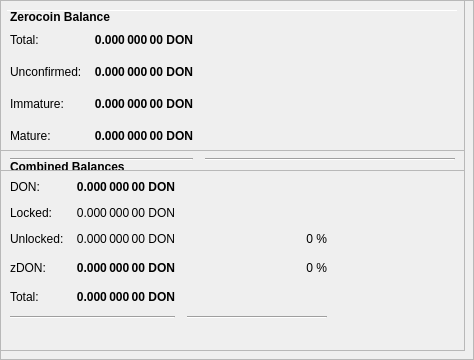
        <widget class="QFrame" name="frameObfuscation">
         <property name="minimumSize">
          <size>
           <width>0</width>
           <height>350</height>
          </size>
         </property>
         <property name="layoutDirection">
          <enum>Qt::LeftToRight</enum>
         </property>
         <property name="frameShape">
          <enum>QFrame::StyledPanel</enum>
         </property>
         <property name="frameShadow">
          <enum>QFrame::Raised</enum>
         </property>
         <widget class="QPushButton" name="runAutoDenom">
          <property name="geometry">
           <rect>
            <x>251</x>
            <y>17</y>
            <width>1</width>
            <height>1</height>
           </rect>
          </property>
          <property name="palette">
           <palette>
            <active>
             <colorrole role="WindowText">
              <brush brushstyle="SolidPattern">
               <color alpha="255">
                <red>0</red>
                <green>0</green>
                <blue>0</blue>
               </color>
              </brush>
             </colorrole>
             <colorrole role="Button">
              <brush brushstyle="SolidPattern">
               <color alpha="255">
                <red>239</red>
                <green>238</green>
                <blue>238</blue>
               </color>
              </brush>
             </colorrole>
             <colorrole role="Light">
              <brush brushstyle="SolidPattern">
               <color alpha="255">
                <red>255</red>
                <green>255</green>
                <blue>255</blue>
               </color>
              </brush>
             </colorrole>
             <colorrole role="Midlight">
              <brush brushstyle="SolidPattern">
               <color alpha="255">
                <red>247</red>
                <green>246</green>
                <blue>246</blue>
               </color>
              </brush>
             </colorrole>
             <colorrole role="Dark">
              <brush brushstyle="SolidPattern">
               <color alpha="255">
                <red>119</red>
                <green>119</green>
                <blue>119</blue>
               </color>
              </brush>
             </colorrole>
             <colorrole role="Mid">
              <brush brushstyle="SolidPattern">
               <color alpha="255">
                <red>159</red>
                <green>159</green>
                <blue>159</blue>
               </color>
              </brush>
             </colorrole>
             <colorrole role="Text">
              <brush brushstyle="SolidPattern">
               <color alpha="255">
                <red>0</red>
                <green>0</green>
                <blue>0</blue>
               </color>
              </brush>
             </colorrole>
             <colorrole role="BrightText">
              <brush brushstyle="SolidPattern">
               <color alpha="255">
                <red>255</red>
                <green>255</green>
                <blue>255</blue>
               </color>
              </brush>
             </colorrole>
             <colorrole role="ButtonText">
              <brush brushstyle="SolidPattern">
               <color alpha="255">
                <red>0</red>
                <green>0</green>
                <blue>0</blue>
               </color>
              </brush>
             </colorrole>
             <colorrole role="Base">
              <brush brushstyle="SolidPattern">
               <color alpha="255">
                <red>255</red>
                <green>255</green>
                <blue>255</blue>
               </color>
              </brush>
             </colorrole>
             <colorrole role="Window">
              <brush brushstyle="SolidPattern">
               <color alpha="255">
                <red>239</red>
                <green>238</green>
                <blue>238</blue>
               </color>
              </brush>
             </colorrole>
             <colorrole role="Shadow">
              <brush brushstyle="SolidPattern">
               <color alpha="255">
                <red>0</red>
                <green>0</green>
                <blue>0</blue>
               </color>
              </brush>
             </colorrole>
             <colorrole role="AlternateBase">
              <brush brushstyle="SolidPattern">
               <color alpha="255">
                <red>247</red>
                <green>246</green>
                <blue>246</blue>
               </color>
              </brush>
             </colorrole>
             <colorrole role="ToolTipBase">
              <brush brushstyle="SolidPattern">
               <color alpha="255">
                <red>255</red>
                <green>255</green>
                <blue>220</blue>
               </color>
              </brush>
             </colorrole>
             <colorrole role="ToolTipText">
              <brush brushstyle="SolidPattern">
               <color alpha="255">
                <red>0</red>
                <green>0</green>
                <blue>0</blue>
               </color>
              </brush>
             </colorrole>
            </active>
            <inactive>
             <colorrole role="WindowText">
              <brush brushstyle="SolidPattern">
               <color alpha="255">
                <red>0</red>
                <green>0</green>
                <blue>0</blue>
               </color>
              </brush>
             </colorrole>
             <colorrole role="Button">
              <brush brushstyle="SolidPattern">
               <color alpha="255">
                <red>239</red>
                <green>238</green>
                <blue>238</blue>
               </color>
              </brush>
             </colorrole>
             <colorrole role="Light">
              <brush brushstyle="SolidPattern">
               <color alpha="255">
                <red>255</red>
                <green>255</green>
                <blue>255</blue>
               </color>
              </brush>
             </colorrole>
             <colorrole role="Midlight">
              <brush brushstyle="SolidPattern">
               <color alpha="255">
                <red>247</red>
                <green>246</green>
                <blue>246</blue>
               </color>
              </brush>
             </colorrole>
             <colorrole role="Dark">
              <brush brushstyle="SolidPattern">
               <color alpha="255">
                <red>119</red>
                <green>119</green>
                <blue>119</blue>
               </color>
              </brush>
             </colorrole>
             <colorrole role="Mid">
              <brush brushstyle="SolidPattern">
               <color alpha="255">
                <red>159</red>
                <green>159</green>
                <blue>159</blue>
               </color>
              </brush>
             </colorrole>
             <colorrole role="Text">
              <brush brushstyle="SolidPattern">
               <color alpha="255">
                <red>0</red>
                <green>0</green>
                <blue>0</blue>
               </color>
              </brush>
             </colorrole>
             <colorrole role="BrightText">
              <brush brushstyle="SolidPattern">
               <color alpha="255">
                <red>255</red>
                <green>255</green>
                <blue>255</blue>
               </color>
              </brush>
             </colorrole>
             <colorrole role="ButtonText">
              <brush brushstyle="SolidPattern">
               <color alpha="255">
                <red>0</red>
                <green>0</green>
                <blue>0</blue>
               </color>
              </brush>
             </colorrole>
             <colorrole role="Base">
              <brush brushstyle="SolidPattern">
               <color alpha="255">
                <red>255</red>
                <green>255</green>
                <blue>255</blue>
               </color>
              </brush>
             </colorrole>
             <colorrole role="Window">
              <brush brushstyle="SolidPattern">
               <color alpha="255">
                <red>239</red>
                <green>238</green>
                <blue>238</blue>
               </color>
              </brush>
             </colorrole>
             <colorrole role="Shadow">
              <brush brushstyle="SolidPattern">
               <color alpha="255">
                <red>0</red>
                <green>0</green>
                <blue>0</blue>
               </color>
              </brush>
             </colorrole>
             <colorrole role="AlternateBase">
              <brush brushstyle="SolidPattern">
               <color alpha="255">
                <red>247</red>
                <green>246</green>
                <blue>246</blue>
               </color>
              </brush>
             </colorrole>
             <colorrole role="ToolTipBase">
              <brush brushstyle="SolidPattern">
               <color alpha="255">
                <red>255</red>
                <green>255</green>
                <blue>220</blue>
               </color>
              </brush>
             </colorrole>
             <colorrole role="ToolTipText">
              <brush brushstyle="SolidPattern">
               <color alpha="255">
                <red>0</red>
                <green>0</green>
                <blue>0</blue>
               </color>
              </brush>
             </colorrole>
            </inactive>
            <disabled>
             <colorrole role="WindowText">
              <brush brushstyle="SolidPattern">
               <color alpha="255">
                <red>119</red>
                <green>119</green>
                <blue>119</blue>
               </color>
              </brush>
             </colorrole>
             <colorrole role="Button">
              <brush brushstyle="SolidPattern">
               <color alpha="255">
                <red>239</red>
                <green>238</green>
                <blue>238</blue>
               </color>
              </brush>
             </colorrole>
             <colorrole role="Light">
              <brush brushstyle="SolidPattern">
               <color alpha="255">
                <red>255</red>
                <green>255</green>
                <blue>255</blue>
               </color>
              </brush>
             </colorrole>
             <colorrole role="Midlight">
              <brush brushstyle="SolidPattern">
               <color alpha="255">
                <red>247</red>
                <green>246</green>
                <blue>246</blue>
               </color>
              </brush>
             </colorrole>
             <colorrole role="Dark">
              <brush brushstyle="SolidPattern">
               <color alpha="255">
                <red>119</red>
                <green>119</green>
                <blue>119</blue>
               </color>
              </brush>
             </colorrole>
             <colorrole role="Mid">
              <brush brushstyle="SolidPattern">
               <color alpha="255">
                <red>159</red>
                <green>159</green>
                <blue>159</blue>
               </color>
              </brush>
             </colorrole>
             <colorrole role="Text">
              <brush brushstyle="SolidPattern">
               <color alpha="255">
                <red>119</red>
                <green>119</green>
                <blue>119</blue>
               </color>
              </brush>
             </colorrole>
             <colorrole role="BrightText">
              <brush brushstyle="SolidPattern">
               <color alpha="255">
                <red>255</red>
                <green>255</green>
                <blue>255</blue>
               </color>
              </brush>
             </colorrole>
             <colorrole role="ButtonText">
              <brush brushstyle="SolidPattern">
               <color alpha="255">
                <red>119</red>
                <green>119</green>
                <blue>119</blue>
               </color>
              </brush>
             </colorrole>
             <colorrole role="Base">
              <brush brushstyle="SolidPattern">
               <color alpha="255">
                <red>239</red>
                <green>238</green>
                <blue>238</blue>
               </color>
              </brush>
             </colorrole>
             <colorrole role="Window">
              <brush brushstyle="SolidPattern">
               <color alpha="255">
                <red>239</red>
                <green>238</green>
                <blue>238</blue>
               </color>
              </brush>
             </colorrole>
             <colorrole role="Shadow">
              <brush brushstyle="SolidPattern">
               <color alpha="255">
                <red>0</red>
                <green>0</green>
                <blue>0</blue>
               </color>
              </brush>
             </colorrole>
             <colorrole role="AlternateBase">
              <brush brushstyle="SolidPattern">
               <color alpha="255">
                <red>239</red>
                <green>238</green>
                <blue>238</blue>
               </color>
              </brush>
             </colorrole>
             <colorrole role="ToolTipBase">
              <brush brushstyle="SolidPattern">
               <color alpha="255">
                <red>255</red>
                <green>255</green>
                <blue>220</blue>
               </color>
              </brush>
             </colorrole>
             <colorrole role="ToolTipText">
              <brush brushstyle="SolidPattern">
               <color alpha="255">
                <red>0</red>
                <green>0</green>
                <blue>0</blue>
               </color>
              </brush>
             </colorrole>
            </disabled>
           </palette>
          </property>
          <property name="focusPolicy">
           <enum>Qt::NoFocus</enum>
          </property>
          <property name="autoFillBackground">
           <bool>true</bool>
          </property>
          <property name="text">
           <string/>
          </property>
          <property name="flat">
           <bool>true</bool>
          </property>
         </widget>
         <widget class="Line" name="line">
          <property name="geometry">
           <rect>
            <x>7</x>
            <y>10</y>
            <width>451</width>
            <height>1</height>
           </rect>
          </property>
          <property name="orientation">
           <enum>Qt::Horizontal</enum>
          </property>
         </widget>
         <widget class="QFrame" name="frame_3">
          <property name="geometry">
           <rect>
            <x>0</x>
            <y>150</y>
            <width>465</width>
            <height>201</height>
           </rect>
          </property>
          <property name="frameShape">
           <enum>QFrame::StyledPanel</enum>
          </property>
          <property name="frameShadow">
           <enum>QFrame::Raised</enum>
          </property>
          <layout class="QVBoxLayout" name="verticalLayout_5">
           <item>
            <layout class="QHBoxLayout" name="horizontalLayout_5" stretch="0">
             <item>
              <widget class="QLabel" name="label_5z">
               <property name="maximumSize">
                <size>
                 <width>16777215</width>
                 <height>20</height>
                </size>
               </property>
               <property name="font">
                <font>
                 <weight>75</weight>
                 <bold>true</bold>
                </font>
               </property>
               <property name="toolTip">
                <string>Combined Balances (including unconfirmed and immature coins)</string>
               </property>
               <property name="text">
                <string>&lt;html&gt;&lt;head/&gt;&lt;body&gt;&lt;p&gt;Combined Balances&lt;/p&gt;&lt;/body&gt;&lt;/html&gt;</string>
               </property>
              </widget>
             </item>
            </layout>
           </item>
           <item>
            <layout class="QGridLayout" name="gridLayout_3">
             <property name="spacing">
              <number>12</number>
             </property>
             <item row="7" column="0" colspan="2">
              <widget class="Line" name="lineSpendableBalance_3">
               <property name="orientation">
                <enum>Qt::Horizontal</enum>
               </property>
              </widget>
             </item>
             <item row="7" column="2">
              <widget class="Line" name="lineWatchBalance_3">
               <property name="sizePolicy">
                <sizepolicy hsizetype="Preferred" vsizetype="Fixed">
                 <horstretch>0</horstretch>
                 <verstretch>0</verstretch>
                </sizepolicy>
               </property>
               <property name="minimumSize">
                <size>
                 <width>140</width>
                 <height>0</height>
                </size>
               </property>
               <property name="orientation">
                <enum>Qt::Horizontal</enum>
               </property>
              </widget>
             </item>
             <item row="4" column="1">
              <widget class="QLabel" name="labelzBalancez">
               <property name="font">
                <font>
                 <weight>75</weight>
                 <bold>true</bold>
                </font>
               </property>
               <property name="cursor">
                <cursorShape>IBeamCursor</cursorShape>
               </property>
               <property name="toolTip">
                <string>Total of transactions that have yet to be confirmed, and do not yet count toward the spendable balance</string>
               </property>
               <property name="text">
                <string notr="true">0.000 000 00 DON</string>
               </property>
               <property name="alignment">
                <set>Qt::AlignRight|Qt::AlignTrailing|Qt::AlignVCenter</set>
               </property>
               <property name="textInteractionFlags">
                <set>Qt::LinksAccessibleByMouse|Qt::TextSelectableByKeyboard|Qt::TextSelectableByMouse</set>
               </property>
              </widget>
             </item>
             <item row="6" column="1">
              <widget class="QLabel" name="labelTotalz">
               <property name="font">
                <font>
                 <weight>75</weight>
                 <bold>true</bold>
                </font>
               </property>
               <property name="cursor">
                <cursorShape>IBeamCursor</cursorShape>
               </property>
               <property name="toolTip">
                <string>Total Balance, including unconfirmed and immature coins.</string>
               </property>
               <property name="text">
                <string notr="true">0.000 000 00 DON</string>
               </property>
               <property name="alignment">
                <set>Qt::AlignRight|Qt::AlignTrailing|Qt::AlignVCenter</set>
               </property>
               <property name="textInteractionFlags">
                <set>Qt::LinksAccessibleByMouse|Qt::TextSelectableByKeyboard|Qt::TextSelectableByMouse</set>
               </property>
              </widget>
             </item>
             <item row="4" column="3">
              <spacer name="horizontalSpacer_6">
               <property name="orientation">
                <enum>Qt::Horizontal</enum>
               </property>
               <property name="sizeHint" stdset="0">
                <size>
                 <width>40</width>
                 <height>20</height>
                </size>
               </property>
              </spacer>
             </item>
             <item row="6" column="0">
              <widget class="QLabel" name="labelTotalTextz">
               <property name="text">
                <string>Total:</string>
               </property>
              </widget>
             </item>
             <item row="1" column="0">
              <widget class="QLabel" name="labelBalanceTextz">
               <property name="text">
                <string>DON:</string>
               </property>
              </widget>
             </item>
             <item row="1" column="1">
              <widget class="QLabel" name="labelBalancez">
               <property name="font">
                <font>
                 <weight>75</weight>
                 <bold>true</bold>
                </font>
               </property>
               <property name="cursor">
                <cursorShape>IBeamCursor</cursorShape>
               </property>
               <property name="toolTip">
                <string>Your current spendable balance</string>
               </property>
               <property name="text">
                <string notr="true">0.000 000 00 DON</string>
               </property>
               <property name="alignment">
                <set>Qt::AlignRight|Qt::AlignTrailing|Qt::AlignVCenter</set>
               </property>
               <property name="textInteractionFlags">
                <set>Qt::LinksAccessibleByMouse|Qt::TextSelectableByKeyboard|Qt::TextSelectableByMouse</set>
               </property>
              </widget>
             </item>
             <item row="4" column="0">
              <widget class="QLabel" name="labelzBalanceTextz">
               <property name="toolTip">
                <string/>
               </property>
               <property name="text">
                <string>zDON:</string>
               </property>
              </widget>
             </item>
             <item row="4" column="2">
              <widget class="QLabel" name="labelzDONPercent">
               <property name="toolTip">
                <string>Current percentage of zDON.
If AutoMint is enabled this percentage will settle around the configured AutoMint percentage (default = 10%)</string>
               </property>
               <property name="text">
                <string>0 %</string>
               </property>
               <property name="alignment">
                <set>Qt::AlignRight|Qt::AlignTrailing|Qt::AlignVCenter</set>
               </property>
              </widget>
             </item>
             <item row="6" column="2">
              <widget class="QLabel" name="label100Percent">
               <property name="text">
                <string/>
               </property>
               <property name="alignment">
                <set>Qt::AlignRight|Qt::AlignTrailing|Qt::AlignVCenter</set>
               </property>
              </widget>
             </item>
             <item row="2" column="1">
              <widget class="QLabel" name="labelLockedBalance">
               <property name="toolTip">
                <string>Locked DON or Masternode collaterals. These are excluded from zDON minting.</string>
               </property>
               <property name="text">
                <string>0.000 000 00 DON</string>
               </property>
               <property name="alignment">
                <set>Qt::AlignRight|Qt::AlignTrailing|Qt::AlignVCenter</set>
               </property>
              </widget>
             </item>
             <item row="2" column="0">
              <widget class="QLabel" name="labelLockedBalanceText">
               <property name="toolTip">
                <string>Locked DON or Masternode collaterals. These are excluded from zDON minting.</string>
               </property>
               <property name="text">
                <string>Locked:</string>
               </property>
              </widget>
             </item>
             <item row="3" column="0">
              <widget class="QLabel" name="labelUnLockedBalanceText">
               <property name="toolTip">
                <string>Unlocked DONs. These can be used for zDON minting.</string>
               </property>
               <property name="text">
                <string>Unlocked:</string>
               </property>
              </widget>
             </item>
             <item row="3" column="1">
              <widget class="QLabel" name="labelUnLockedBalance">
               <property name="toolTip">
                <string>Unlocked DONs. These can be used for zDON minting.</string>
               </property>
               <property name="text">
                <string>0.000 000 00 DON</string>
               </property>
               <property name="alignment">
                <set>Qt::AlignRight|Qt::AlignTrailing|Qt::AlignVCenter</set>
               </property>
              </widget>
             </item>
             <item row="3" column="2">
              <widget class="QLabel" name="labelDONPercent">
               <property name="text">
                <string>0 %</string>
               </property>
               <property name="alignment">
                <set>Qt::AlignRight|Qt::AlignTrailing|Qt::AlignVCenter</set>
               </property>
              </widget>
             </item>
            </layout>
           </item>
           <item>
            <spacer name="verticalSpacer">
             <property name="orientation">
              <enum>Qt::Vertical</enum>
             </property>
             <property name="sizeHint" stdset="0">
              <size>
               <width>20</width>
               <height>40</height>
              </size>
             </property>
            </spacer>
           </item>
          </layout>
         </widget>
         <widget class="QFrame" name="frame_4">
          <property name="geometry">
           <rect>
            <x>0</x>
            <y>0</y>
            <width>465</width>
            <height>171</height>
           </rect>
          </property>
          <property name="frameShape">
           <enum>QFrame::StyledPanel</enum>
          </property>
          <property name="frameShadow">
           <enum>QFrame::Raised</enum>
          </property>
          <layout class="QVBoxLayout" name="verticalLayout_7">
           <item>
            <layout class="QHBoxLayout" name="horizontalLayout_8" stretch="0">
             <item>
              <widget class="QLabel" name="label_5z_3">
               <property name="maximumSize">
                <size>
                 <width>16777215</width>
                 <height>20</height>
                </size>
               </property>
               <property name="font">
                <font>
                 <weight>75</weight>
                 <bold>true</bold>
                </font>
               </property>
               <property name="text">
                <string>Zerocoin Balance</string>
               </property>
              </widget>
             </item>
            </layout>
           </item>
           <item>
            <layout class="QGridLayout" name="gridLayout_5">
             <property name="spacing">
              <number>12</number>
             </property>
             <item row="4" column="0">
              <widget class="QLabel" name="labelzBalanceMatureText">
               <property name="toolTip">
                <string>Mature: more than 20 confirmation and more than 3 mints of the same denomination after it was minted.
These zDON are spendable.</string>
               </property>
               <property name="text">
                <string>Mature:</string>
               </property>
              </widget>
             </item>
             <item row="5" column="0" colspan="2">
              <widget class="Line" name="lineSpendableBalance_5">
               <property name="orientation">
                <enum>Qt::Horizontal</enum>
               </property>
              </widget>
             </item>
             <item row="1" column="1">
              <widget class="QLabel" name="labelzBalance">
               <property name="font">
                <font>
                 <weight>75</weight>
                 <bold>true</bold>
                </font>
               </property>
               <property name="cursor">
                <cursorShape>IBeamCursor</cursorShape>
               </property>
               <property name="toolTip">
                <string>All available zDON, unconfirmed and immature zDON included.</string>
               </property>
               <property name="text">
                <string notr="true">0.000 000 00 DON</string>
               </property>
               <property name="alignment">
                <set>Qt::AlignRight|Qt::AlignTrailing|Qt::AlignVCenter</set>
               </property>
               <property name="textInteractionFlags">
                <set>Qt::LinksAccessibleByMouse|Qt::TextSelectableByKeyboard|Qt::TextSelectableByMouse</set>
               </property>
              </widget>
             </item>
             <item row="5" column="2">
              <widget class="Line" name="lineWatchBalance_5">
               <property name="sizePolicy">
                <sizepolicy hsizetype="Preferred" vsizetype="Fixed">
                 <horstretch>0</horstretch>
                 <verstretch>0</verstretch>
                </sizepolicy>
               </property>
               <property name="minimumSize">
                <size>
                 <width>140</width>
                 <height>0</height>
                </size>
               </property>
               <property name="orientation">
                <enum>Qt::Horizontal</enum>
               </property>
              </widget>
             </item>
             <item row="1" column="0">
              <widget class="QLabel" name="labelzBalanceText">
               <property name="toolTip">
                <string>All available zDON, unconfirmed and immature zDON included.</string>
               </property>
               <property name="text">
                <string>Total:</string>
               </property>
              </widget>
             </item>
             <item row="1" column="2">
              <spacer name="horizontalSpacer_8">
               <property name="orientation">
                <enum>Qt::Horizontal</enum>
               </property>
               <property name="sizeHint" stdset="0">
                <size>
                 <width>40</width>
                 <height>20</height>
                </size>
               </property>
              </spacer>
             </item>
             <item row="4" column="2">
              <spacer name="horizontalSpacer_4">
               <property name="orientation">
                <enum>Qt::Horizontal</enum>
               </property>
               <property name="sizeHint" stdset="0">
                <size>
                 <width>40</width>
                 <height>20</height>
                </size>
               </property>
              </spacer>
             </item>
             <item row="4" column="1">
              <widget class="QLabel" name="labelzBalanceMature">
               <property name="font">
                <font>
                 <weight>75</weight>
                 <bold>true</bold>
                </font>
               </property>
               <property name="toolTip">
                <string>Mature: more than 20 confirmation and more than 3 mints of the same denomination after it was minted.
These zDON are spendable.</string>
               </property>
               <property name="text">
                <string>0.000 000 00 DON</string>
               </property>
               <property name="alignment">
                <set>Qt::AlignRight|Qt::AlignTrailing|Qt::AlignVCenter</set>
               </property>
              </widget>
             </item>
             <item row="2" column="0">
              <widget class="QLabel" name="labelzBalanceUnconfirmedText">
               <property name="toolTip">
                <string>Unconfirmed: less than 20 confirmations
Immature: confirmed, but less than 3 mints of the same denomination after it was minted</string>
               </property>
               <property name="text">
                <string>Unconfirmed:</string>
               </property>
              </widget>
             </item>
             <item row="2" column="1">
              <widget class="QLabel" name="labelzBalanceUnconfirmed">
               <property name="font">
                <font>
                 <weight>75</weight>
                 <bold>true</bold>
                </font>
               </property>
               <property name="toolTip">
                <string>Unconfirmed: less than 20 confirmations
Immature: confirmed, but less than 3 mints of the same denomination after it was minted</string>
               </property>
               <property name="text">
                <string>0.000 000 00 DON</string>
               </property>
               <property name="alignment">
                <set>Qt::AlignRight|Qt::AlignTrailing|Qt::AlignVCenter</set>
               </property>
              </widget>
             </item>
             <item row="2" column="2">
              <spacer name="horizontalSpacer_5">
               <property name="orientation">
                <enum>Qt::Horizontal</enum>
               </property>
               <property name="sizeHint" stdset="0">
                <size>
                 <width>40</width>
                 <height>20</height>
                </size>
               </property>
              </spacer>
             </item>
             <item row="3" column="0">
              <widget class="QLabel" name="labelzBalanceImmatureText">
               <property name="toolTip">
                <string>Unconfirmed: less than 20 confirmations
Immature: confirmed, but less than 3 mints of the same denomination after it was minted</string>
               </property>
               <property name="text">
                <string>Immature:</string>
               </property>
              </widget>
             </item>
             <item row="3" column="1">
              <widget class="QLabel" name="labelzBalanceImmature">
               <property name="font">
                <font>
                 <weight>75</weight>
                 <bold>true</bold>
                </font>
               </property>
               <property name="toolTip">
                <string>Unconfirmed: less than 20 confirmations
Immature: confirmed, but less than 3 mints of the same denomination after it was minted</string>
               </property>
               <property name="text">
                <string>0.000 000 00 DON</string>
               </property>
               <property name="alignment">
                <set>Qt::AlignRight|Qt::AlignTrailing|Qt::AlignVCenter</set>
               </property>
              </widget>
             </item>
             <item row="3" column="2">
              <spacer name="horizontalSpacer_7">
               <property name="orientation">
                <enum>Qt::Horizontal</enum>
               </property>
               <property name="sizeHint" stdset="0">
                <size>
                 <width>40</width>
                 <height>20</height>
                </size>
               </property>
              </spacer>
             </item>
            </layout>
           </item>
          </layout>
         </widget>
        </widget>
